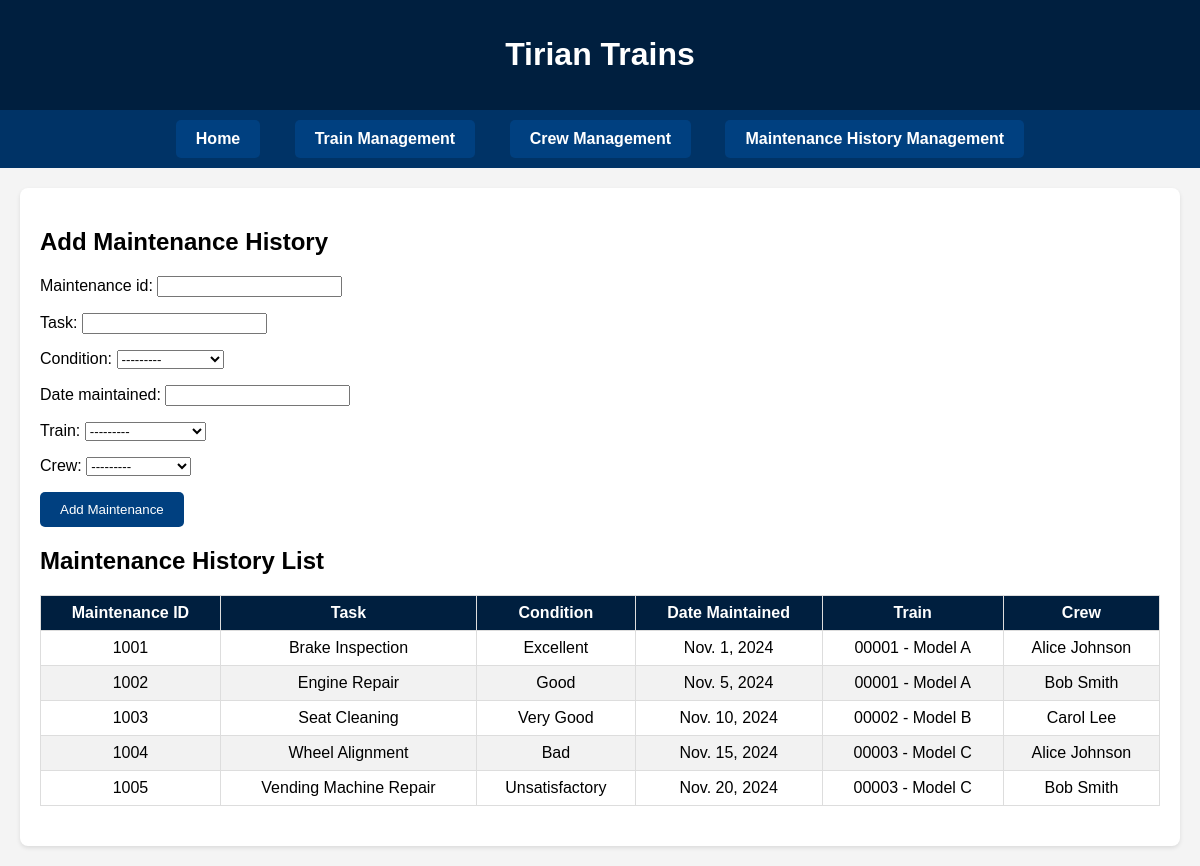
The app's page /add-maintenance-history/ with its own data.
### maintenance/models.py (models this page shows, shortened)
class MaintenanceHistory(models.Model):
    maintenance_id = models.CharField(max_length=4, primary_key=True)
    task = models.CharField(max_length=255)
    condition = models.CharField(max_length=20, choices=[
        ('Excellent', 'Excellent'),
        ('Very Good', 'Very Good'),
        ('Good', 'Good'),
        ('Bad', 'Bad'),
        ('Very Bad', 'Very Bad'),
        ('Unsatisfactory', 'Unsatisfactory')
    ])
    date_maintained = models.DateField()
    train = models.ForeignKey(Train, on_delete=models.CASCADE)
    crew = models.ForeignKey(CrewInCharge, on_delete=models.SET_NULL, null=True)
    class Meta:
        verbose_name = "Maintenance History"
        verbose_name_plural = "Maintenance History"

class Train(models.Model):
    train_id = models.CharField(max_length=5, primary_key=True)
    model = models.CharField(max_length=255)
    max_speed = models.PositiveIntegerField()
    no_of_seats = models.PositiveIntegerField()
    no_of_toilets = models.PositiveIntegerField()
    has_reclining_seats = models.BooleanField(default=False)
    has_folding_tables = models.BooleanField(default=False)
    has_disability_access = models.BooleanField(default=False)
    has_luggage_storage = models.BooleanField(default=False)
    has_vending_machines = models.BooleanField(default=False)
    has_food_service = models.BooleanField(default=False)
    def __str__(self):
        return f"{self.train_id} - {self.model}"
    class Meta:
        verbose_name = "Train"
        verbose_name_plural = "Trains"

class CrewInCharge(models.Model):
    crew_id = models.CharField(max_length=4, primary_key=True)
    leader_fn = models.CharField(max_length=255)
    leader_ln = models.CharField(max_length=255)
    def __str__(self):
        return f"{self.leader_fn} {self.leader_ln}"
    class Meta:
        verbose_name = "Crew in Charge"
        verbose_name_plural = "Crew in Charge"

### maintenance/views.py (the view)
# urls.py: path('add-maintenance-history/', views.add_maintenance_history, name='add_maintenance_history'),
def add_maintenance_history(request):
    if request.method == 'POST':
        form = MaintenanceHistoryForm(request.POST)
        if form.is_valid():
            form.save()
            return redirect('add_maintenance_history')
    else:
        form = MaintenanceHistoryForm()
    maintenance_history = MaintenanceHistory.objects.select_related('train', 'crew').all()  # Fetch list of maintenance history
    return render(request, 'maintenance/add_maintenance_history.html', {
        'form': form,
        'maintenance_history': maintenance_history
    })

### maintenance/forms.py
class MaintenanceHistoryForm(forms.ModelForm):
    class Meta:
        model = MaintenanceHistory
        fields = ['maintenance_id', 'task', 'condition', 'date_maintained', 'train', 'crew']

### maintenance/templates/maintenance/add_maintenance_history.html (shortened to what this page needs)
{% extends "maintenance/home.html" %}
{% block content %}
<h2>Add Maintenance History</h2>
<form method="POST" style="margin-bottom: 20px;">
    {{ form.as_p }}
    <button type="submit" style="padding: 10px 20px; background-color: #004080; color: white; border: none; border-radius: 5px;">Add Maintenance</button>
</form>
<h2>Maintenance History List</h2>
<table>
    <thead>
        <tr>
            <th>Maintenance ID</th>
            <th>Task</th>
            <th>Condition</th>
            <th>Date Maintained</th>
            <th>Train</th>
            <th>Crew</th>
        </tr>
    </thead>
    <tbody>
        {% for history in maintenance_history %}
        <tr>
            <td>{{ history.maintenance_id }}</td>
            <td>{{ history.task }}</td>
            <td>{{ history.condition }}</td>
            <td>{{ history.date_maintained }}</td>
            <td>{{ history.train.train_id }} - {{ history.train.model }}</td>
            <td>{{ history.crew.leader_fn }} {{ history.crew.leader_ln }}</td>
        </tr>
        {% endfor %}
    </tbody>
</table>
{% endblock %}

### maintenance/templates/maintenance/home.html (shortened to what this page needs)
<!DOCTYPE html>
<html>
<head>
</head>
<body>
    <header>
        <h1>Tirian Trains</h1>
    </header>
    <nav>
        <a href="{% url 'maintenance_home' %}">Home</a>
        <a href="{% url 'add_train' %}">Train Management</a>
        <a href="{% url 'add_crew' %}">Crew Management</a>
        <a href="{% url 'add_maintenance_history' %}">Maintenance History Management</a>
    </nav>
    <main>
        {% block content %}{% endblock %}
    </main>
</body>
</html>

### maintenance/templates/maintenance/home.html (style rules this page uses)
body { font-family: Arial, sans-serif; margin: 0; padding: 0; background-color: #f4f4f4; }
header { background-color: #001f3f; color: white; padding: 15px; text-align: center; }
nav { background-color: #003366; padding: 10px; text-align: center; }
nav a { display: inline-block; margin: 0 15px; padding: 10px 20px; text-decoration: none; color: white; background-color: #004080; border-radius: 5px; font-weight: bold; }
main { margin: 20px; padding: 20px; background-color: white; border-radius: 8px; box-shadow: 0 2px 4px rgba(0, 0, 0, 0.1); }
table { width: 100%; border-collapse: collapse; margin: 20px 0; }
table th, table td { border: 1px solid #ddd; padding: 8px; text-align: center; }
table th { background-color: #001f3f; color: white; }
table tr:nth-child(even) { background-color: #f2f2f2; }

### records on screen
Train: train "---------"
CrewInCharge: crew "---------"
MaintenanceHistory: maintenance_id "1001", task "Brake Inspection", condition "Excellent", date_maintained "Nov. 1, 2024", train.train_id "00001", train.model "Model A", crew.leader_fn "Alice", crew.leader_ln "Johnson"
MaintenanceHistory: maintenance_id "1002", task "Engine Repair", condition "Good", date_maintained "Nov. 5, 2024", train.train_id "00001", train.model "Model A", crew.leader_fn "Bob", crew.leader_ln "Smith"
MaintenanceHistory: maintenance_id "1003", task "Seat Cleaning", condition "Very Good", date_maintained "Nov. 10, 2024", train.train_id "00002", train.model "Model B", crew.leader_fn "Carol", crew.leader_ln "Lee"
MaintenanceHistory: maintenance_id "1004", task "Wheel Alignment", condition "Bad", date_maintained "Nov. 15, 2024", train.train_id "00003", train.model "Model C", crew.leader_fn "Alice", crew.leader_ln "Johnson"
MaintenanceHistory: maintenance_id "1005", task "Vending Machine Repair", condition "Unsatisfactory", date_maintained "Nov. 20, 2024", train.train_id "00003", train.model "Model C", crew.leader_fn "Bob", crew.leader_ln "Smith"
